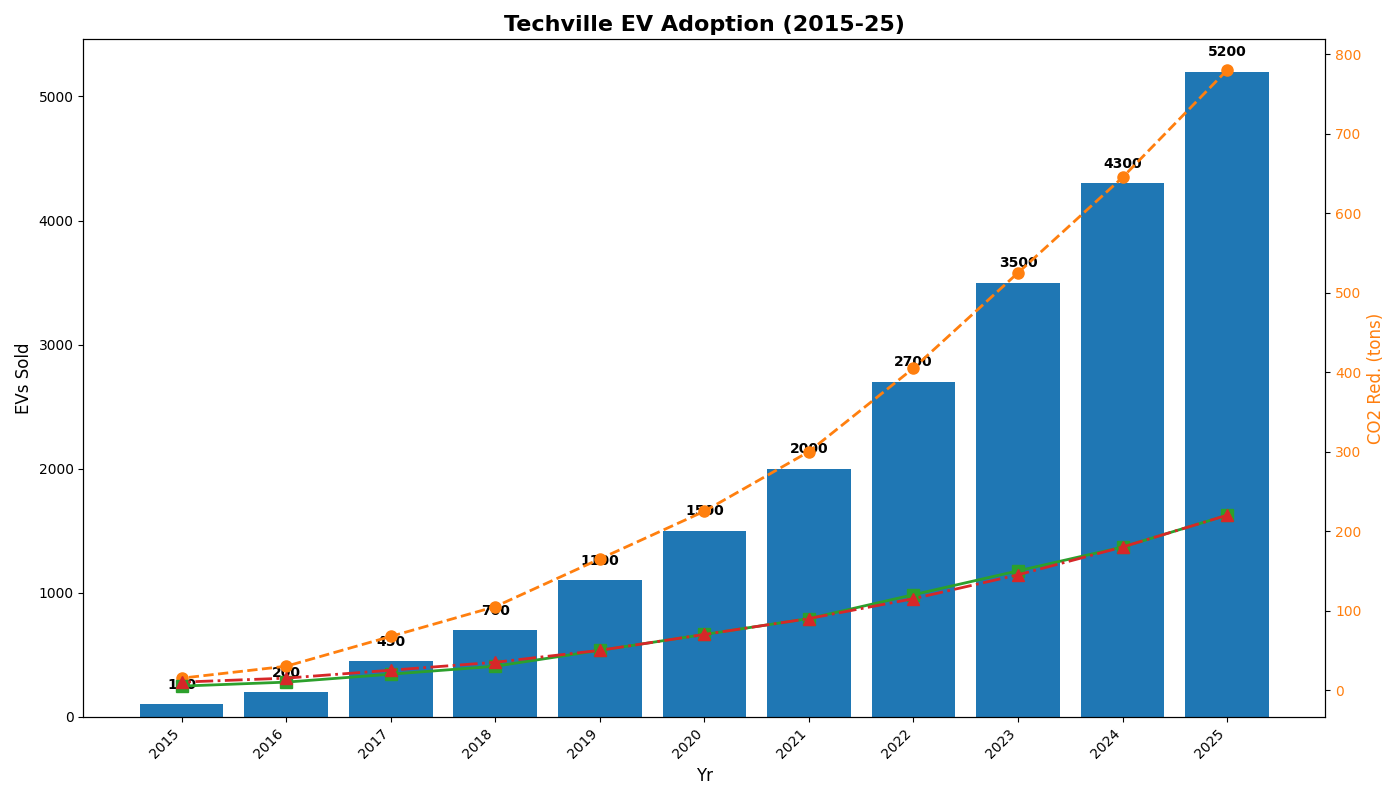

This figure's Python source:
import matplotlib.pyplot as plt
import numpy as np

# Data
years = np.arange(2015, 2026)
ev_sales = [100, 200, 450, 700, 1100, 1500, 2000, 2700, 3500, 4300, 5200]
co2_reduction = np.array(ev_sales) * 0.15
gov_incentives = [5, 10, 20, 30, 50, 70, 90, 120, 150, 180, 220]
charging_stations = [10, 15, 25, 35, 50, 70, 90, 115, 145, 180, 220]

# Sort data by EV sales
sorted_indices = np.argsort(ev_sales)[::-1]
sorted_years = years[sorted_indices]
sorted_ev_sales = np.array(ev_sales)[sorted_indices]
sorted_co2_reduction = co2_reduction[sorted_indices]
sorted_gov_incentives = np.array(gov_incentives)[sorted_indices]
sorted_charging_stations = np.array(charging_stations)[sorted_indices]

# Plot
fig, ax1 = plt.subplots(figsize=(14, 8))

ax1.bar(sorted_years, sorted_ev_sales, color='#1F77B4')
ax1.set_xlabel('Yr', fontsize=12)
ax1.set_ylabel('EVs Sold', fontsize=12)
ax1.set_title('Techville EV Adoption (2015-25)', fontsize=16, fontweight='bold')
ax1.set_xticks(sorted_years)
ax1.set_xticklabels(sorted_years, rotation=45, ha='right')

for bar, sales in zip(ax1.patches, sorted_ev_sales):
    ax1.text(bar.get_x() + bar.get_width() / 2, sales + 100, f'{sales}', ha='center', va='bottom', fontsize=10, fontweight='bold')

ax2 = ax1.twinx()
ax2.plot(sorted_years, sorted_co2_reduction, color='#FF7F0E', linestyle='--', marker='o', linewidth=2, markersize=8)
ax2.set_ylabel('CO2 Red. (tons)', fontsize=12, color='#FF7F0E')
ax2.tick_params(axis='y', labelcolor='#FF7F0E')

ax2.plot(sorted_years, sorted_gov_incentives, color='#2CA02C', linestyle='-', marker='s', linewidth=2, markersize=8)
ax2.plot(sorted_years, sorted_charging_stations, color='#D62728', linestyle='-.', marker='^', linewidth=2, markersize=8)

plt.tight_layout()
plt.show()
